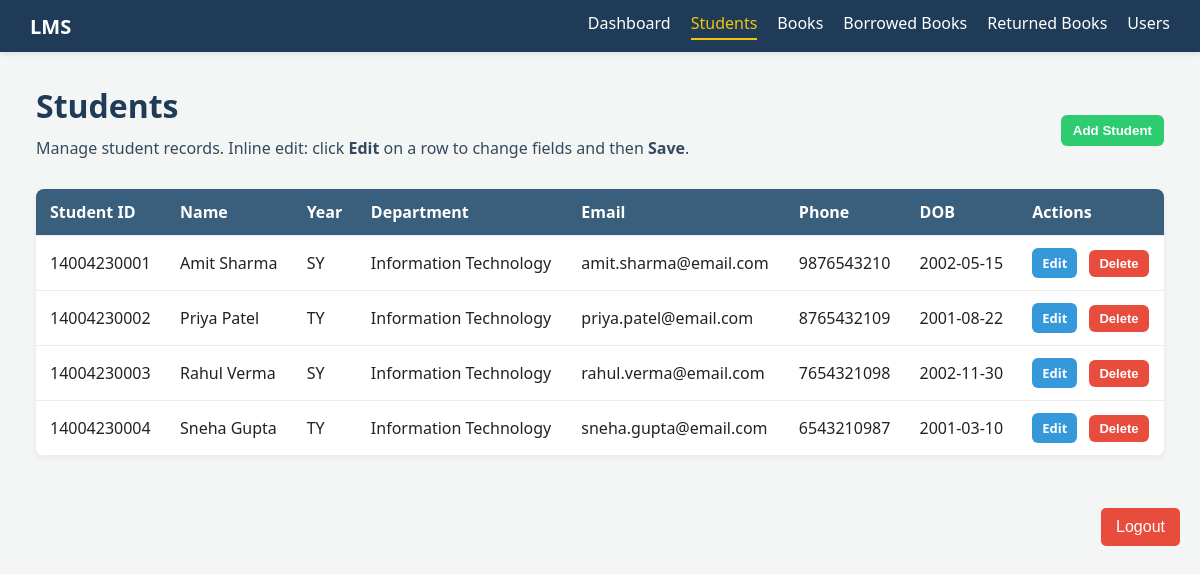
Screenshot of /students.php (signed in) with the database file from the repository.
### tables this page shows
CREATE TABLE IF NOT EXISTS Student (
    Student_Id VARCHAR(50) PRIMARY KEY,
    Name VARCHAR(100) NOT NULL,
    Year VARCHAR(10),
    Department VARCHAR(50),
    Email VARCHAR(100) NOT NULL,
    Phone_Number VARCHAR(15) NOT NULL,
    DOB DATE
);

### students.php (the view, shortened to what this page needs)
<?php
require_once 'database.php';
require_once 'templates/header.php';
$students = [];
$res = $conn->query("SELECT * FROM Student ORDER BY Student_Id ASC");
if ($res) {
    while ($r = $res->fetch_assoc()) {
        $students[] = $r;
    }
}
?>
<div class="main">
    <div class="top-actions">
        <div>
            <h1>Students</h1>
            <p class="welcome">Manage student records. Inline edit: click <strong>Edit</strong> on a row to change fields and then <strong>Save</strong>.</p>
        </div>
        <div class="left-actions">
            <button class="btn add" id="addBtn">Add Student</button>
        </div>
    </div>
    <table id="studentsTable">
        <thead>
            <tr>
                <th>Student ID</th><th>Name</th><th>Year</th><th>Department</th>
                <th>Email</th><th>Phone</th><th>DOB</th><th>Actions</th>
            </tr>
        </thead>
        <tbody>
            <?php foreach ($students as $s): ?>
                <tr data-id="<?= htmlspecialchars($s['Student_Id']) ?>">
                    <td class="c-id"><?= htmlspecialchars($s['Student_Id']) ?></td>
                    <td class="c-name"><?= htmlspecialchars($s['Name']) ?></td>
                    <td class="c-year"><?= htmlspecialchars($s['Year']) ?></td>
                    <td class="c-dept"><?= htmlspecialchars($s['Department']) ?></td>
                    <td class="c-email"><?= htmlspecialchars($s['Email']) ?></td>
                    <td class="c-phone"><?= htmlspecialchars($s['Phone_Number']) ?></td>
                    <td class="c-dob"><?= htmlspecialchars($s['DOB']) ?></td>
                    <td class="actions">
                        <a href="#" class="edit btn small" onclick="startEdit(this);return false;">Edit</a>
                        <form method="POST" style="display:inline;" onsubmit="return confirm('Delete this student?');">
                            <button type="submit" class="btn delete small">Delete</button>
                        </form>
                    </td>
                </tr>
            <?php endforeach; ?>
        </tbody>
    </table>
</div>
<?php
require_once 'templates/footer.php';
?>

### assets/style.css (style rules this page uses)
:root { --navy: #1f3b57; --muted: #34495e; --table-head: #3a5f7d; --accent: #f1c40f; }
body { margin: 0; font-family: Segoe UI, Roboto, Arial, sans-serif; background: #f4f6f5; color: #222; }
.main { padding: 32px 36px; }
h1 { margin: 0 0 10px 0; color: var(--navy); }
p.welcome { color: var(--muted); margin-top: 4px; margin-bottom: 18px; }
.top-actions { display: flex; justify-content: space-between; align-items: center; margin-bottom: 12px; }
.left-actions { display: flex; gap: 10px; }
button.btn, .btn { padding: 8px 12px; border-radius: 6px; border: 0; cursor: pointer; font-weight: 600; transition: background-color 0.3s; }
.btn.add { background: #2ecc71; color: #fff; }
.btn.delete { background: #e74c3c; color: #fff; }
.btn.small { padding: 6px 10px; font-size: 13px; }
table { width: 100%; border-collapse: collapse; background: #fff; box-shadow: 0 2px 6px rgba(0, 0, 0, 0.06); border-radius: 8px; overflow: hidden; }
th, td { padding: 12px 14px; border-bottom: 1px solid #eee; text-align: left; }
th { background: var(--table-head); color: #fff; font-weight: 600; }
.actions a { display: inline-block; margin-right: 8px; padding: 6px 10px; border-radius: 6px; color: #fff; text-decoration: none; font-size: 13px; }
.actions .edit { background: #3498db; }
.actions .delete { background: #e74c3c; }

### rows the page displays
student: Student_Id "14004230001", Name "Amit Sharma", Year "SY", Department "Information Technology", Email "amit.sharma@email.com", Phone_Number "9876543210", DOB "2002-05-15"
student: Student_Id "14004230002", Name "Priya Patel", Year "TY", Department "Information Technology", Email "priya.patel@email.com", Phone_Number "8765432109", DOB "2001-08-22"
student: Student_Id "14004230003", Name "Rahul Verma", Year "SY", Department "Information Technology", Email "rahul.verma@email.com", Phone_Number "7654321098", DOB "2002-11-30"
student: Student_Id "14004230004", Name "Sneha Gupta", Year "TY", Department "Information Technology", Email "sneha.gupta@email.com", Phone_Number "6543210987", DOB "2001-03-10"
